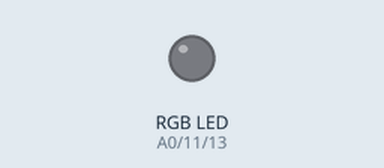
Simulated run of this sketch. Board: Arduino Uno, built with avr-gcc and run on an emulated ATmega328P. Parts: an RGB LED mixed from three pins (HIGH = lit).

Above: at 0.05 s.
At 2.25 s:
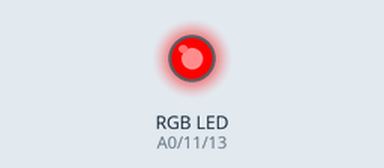
At 4.5 s:
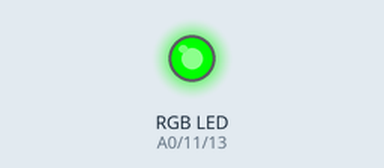
At 5.95 s:
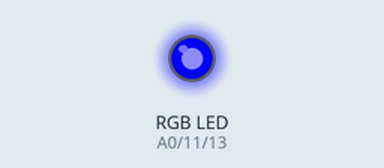
At 6.95 s:
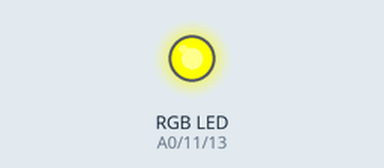
At 8.95 s:
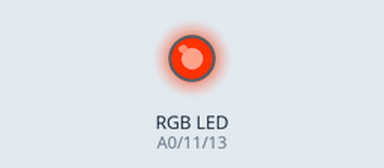
Timing chart, 0 to 11.7 s (numbered marks = the images above):
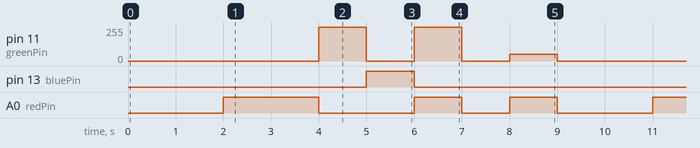

The sketch:

RGBexample2.ino
```cpp
int redPin = A0;
int greenPin = 11;
int bluePin = 13;

void setup()
{
  pinMode(redPin, OUTPUT);
  pinMode(greenPin, OUTPUT);
  pinMode(bluePin, OUTPUT);
}

void loop()
{
  setColor(1, 0, 0);  // red lowest brightness
  delay(1000);
  setColor(50, 0, 0);  // red brighter
  delay(1000);
  setColor(140, 0, 0);  // red even brighter
  delay(1000);
  setColor(255, 0, 0);  // red brightest
  delay(1000);
  setColor(0, 255, 0);  // green
  delay(1000);
  setColor(0, 0, 255);  // blue
  delay(1000);
  setColor(255, 255, 0);  // yellow
  delay(1000);
  setColor(80, 0, 80);  // purple
  delay(1000);
  setColor(255, 50, 0);  // Orange
  delay(1000);
}

void setColor(int red, int green, int blue)
{
  analogWrite(redPin, red);
  analogWrite(greenPin, green);
  analogWrite(bluePin, blue);
}
```

Measured:
- by itself, pin 11 (greenPin): repeats every 9.0 s: 0/255 1.0 s, 255/255 1.0 s, 0/255 1.0 s, 50/255 1.0 s, 0/255 4.0 s, 255/255 1.0 s
- by itself, pin 13 (bluePin): alternates HIGH for 1.0 s and LOW for 8.0 s
- by itself, A0 (redPin): repeats every 9.0 s: LOW 2.0 s, HIGH 1.0 s, LOW 1.0 s, HIGH 1.0 s, LOW 2.0 s, HIGH 2.0 s
